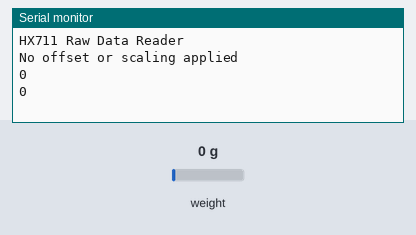
This sketch was run on a simulated Arduino Uno, built with avr-gcc and run on an emulated ATmega328P. On the bench: the last lines printed to the serial monitor. Inputs (shaded band) come from the test bench; at power-on: weight on the scale 0 g.

Above: at 2.0 s.
2.1 s: weight on the scale set to 100 g
At 3.2 s:
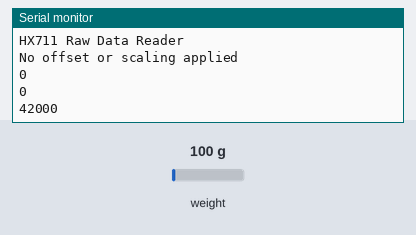
3.6 s: weight on the scale set to 1250 g
At 5.0 s:
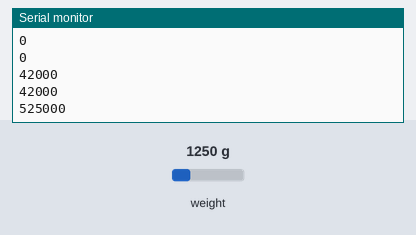
Timing chart, 0 to 6.6 s (numbered marks = the images above; inputs shaded):
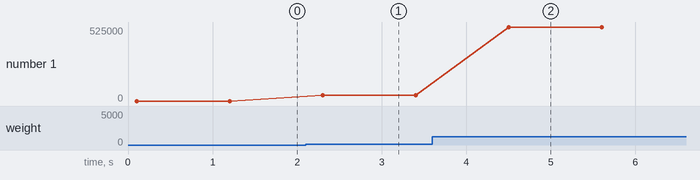

Measured:
- after the input at 2.1 s, the serial monitor: prints a new line after 0.20 s (image 1)
- after the input at 3.6 s, the serial monitor: prints a new line after 0.90 s (image 2)
- plotted number 1: 0 → 42000 after the input at 2.1 s, 42000 → 525000 after the input at 3.6 s

The sketch:

HX_calibration.ino
```cpp
#include "HX711.h"

// HX711 connections
const int LOADCELL_DOUT_PIN = 3;  // DT pin
const int LOADCELL_SCK_PIN = 2;   // SCK pin

HX711 scale;

void setup() {
  Serial.begin(115200);
  scale.begin(LOADCELL_DOUT_PIN, LOADCELL_SCK_PIN);
  Serial.println("HX711 Raw Data Reader");
  Serial.println("No offset or scaling applied");
}

void loop() {
  if (scale.is_ready()) {
    long raw_value = scale.read();  // Get raw ADC value
    Serial.println(raw_value);      // Print raw data
  }
  delay(1000);  // Small delay to avoid flooding Serial Monitor
}
```
